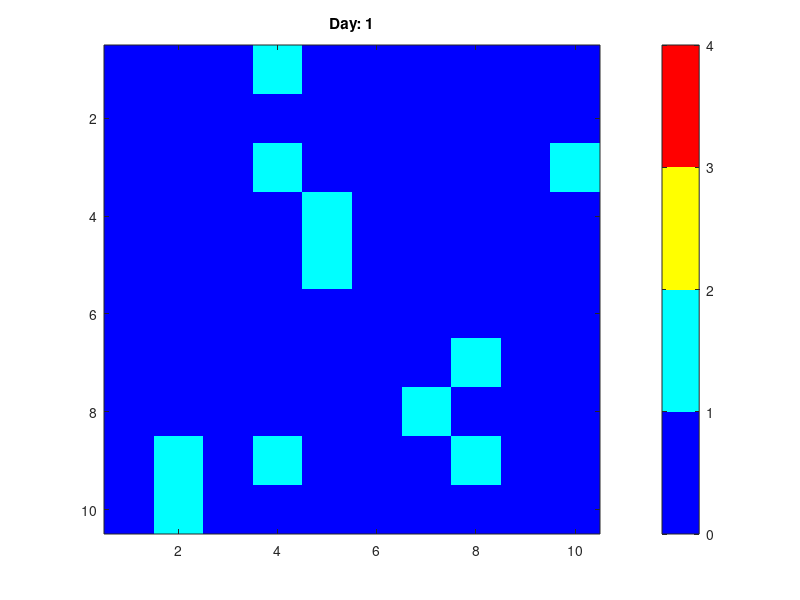

Recreate this plot in MATLAB. (Note: this script raises an error after producing the figure.)
% Jackson Prettyman, Matt Bass, Will Johnson
% May 10, 2021
% CA model of COVID infection accross a population

% figure dimensions
rows= 10; %number of rows 
cols = 10; %number of cols
x = 1:rows;
y = 1:cols; 

% simulation constants
days = 14; % number of days
number_iterations = days; % number of iterations 

% creating grid
cell_value = zeros(rows, cols);
cell_value_extend = zeros(rows + 2, cols + 2);
observation_period = {};
observation_period_extend = {};

% constants
length_of_infection = 2; % length in days that infection lasts
length_of_immunity = 5;
transmission_constant = .25; % chance a susceptible becomes infected ...
                             % when interacting with 1 infected
chance_of_death = .05;
chance_of_qurantine = .30;
chance_of_mask = .5;
                             
%cell states
susceptible_state = 0; 
exposed_state = 1;
infectious_state = 2;
recovered_state = 3;
dead_state = 9;
infected_quarantine_state = 10; %goes to 14 
susceptible_quarantine_state = 16; %goes to 20



% neighbor function for use in infection simulation
% input: coordinates of grid extended
% output: odds of infection given number of infected around susceptible
probability_of_infection = @(x, y, cell_value_ex) ...
    ((transmission_constant) ...
    * ((cell_value_ex(x + 1, y) == infectious_state && rand < chance_of_mask) ...
    + (cell_value_ex(x - 1, y) == infectious_state && rand < chance_of_mask)  ...
    + (cell_value_ex(x, y + 1) == infectious_state && rand < chance_of_mask)  ...
    + (cell_value_ex(x, y - 1) == infectious_state && rand < chance_of_mask)));

% initial population values
total_population = rows * cols; % total number of people

% initialization probabilities
probability_initially_susceptible = 0.9; % probability to start susceptible 

% initializing the grid and grid list
initial_infected = 0;
for j = x
    for k = y
        if rand > probability_initially_susceptible
            cell_value(j, k) = cell_value(j, k) + 1;
            initial_infected = initial_infected + 1;
        end
    end
end

cell_value_extend(2:rows + 1, 2:cols + 1) = cell_value;
observation_period{1} = cell_value;
observation_period_extend{1} = cell_value_extend;

% population arrays
susceptible_array = zeros(1, number_iterations);
susceptible_array(1) = total_population - initial_infected;
infected_array = zeros(1, number_iterations);
infected_array(1) = initial_infected;
recovered_array = zeros(1, number_iterations);

for i = 2:number_iterations    
     cell_value = observation_period{i - 1};
     cell_value_extend = observation_period_extend{i - 1};
     for row = 2:rows + 1
         for col = 2:cols + 1
             if cell_value(row - 1, col - 1) == 0
                cell_value(row - 1, col - 1) = ...
                    cell_value(row - 1, col - 1) + (rand < ...
                    probability_of_infection(row, col, cell_value_extend));
                if probability_of_infection(row, col, cell_value_extend) ~= ...
                        0 && cell_value(row - 1, col - 1) == 0 && ...
                        rand <= chance_of_qurantine
                    cell_value(row - 1, col - 1) = ...
                        susceptible_quarantine_state;
                end
                    
             elseif (cell_value(row - 1, col - 1) > 0 && ...
                 cell_value(row - 1, col - 1) < 8) || ...
                 (cell_value(row - 1, col - 1)>dead_state && ...
                   cell_value(row - 1, col - 1)<15) || ...
                   (cell_value(row - 1, col - 1) >= ...
                   susceptible_quarantine_state && ...
                   cell_value(row - 1, col - 1) < ...
                   susceptible_quarantine_state + length_of_infection)
                cell_value(row - 1, col - 1) = ...
                    cell_value(row - 1, col - 1) + 1;
                if ((cell_value(row - 1, col - 1) > 0 && ...
                   cell_value(row - 1, col - 1)<3)|| ...
                   (cell_value(row - 1, col - 1)>dead_state && ...
                   cell_value(row - 1, col - 1)<15))...
                        && rand<= chance_of_death
                    cell_value(row - 1, col - 1) = dead_state;
                end
                if cell_value(row - 1, col - 1) > susceptible_state && ...
                        cell_value(row - 1, col - 1) < infectious_state && ...
                        rand <= chance_of_qurantine
                    cell_value(row - 1, col - 1) = infected_quarantine_state;
                end
                    
                if cell_value(row - 1, col - 1) == recovered_state+...
                   length_of_immunity || ...
                   cell_value(row - 1, col - 1) == ...
                   infected_quarantine_state + length_of_immunity || ...
                   cell_value(row - 1, col - 1) == ...
                   susceptible_quarantine_state + length_of_infection
                    cell_value(row - 1, col - 1) = susceptible_state;
                    
                end
             end
         end 
     end
     cell_value_extend(2:rows + 1, 2:cols + 1) = cell_value;
     observation_period{i} = cell_value;
     observation_period_extend{i} = cell_value_extend;
end






%Plotting the CA for each time step

upper_cv_bound = 4;
lower_cv_bound = 0;

%set the color map
set(groot,'DefaultFigureColormap',jet(4));
figure;
for i=1:1:number_iterations
    
    ca_model = observation_period{i};
   
    %Get max and mic cell value for the entire CA simulation
    
    imagesc(ca_model);
    caxis([lower_cv_bound,upper_cv_bound]);
    title(sprintf('Day: %d',i));
    cbh = colorbar();
    cbh.Ticks = linspace(0, 4, 1); 
    hold;
    axis equal; axis tight; axis xy;
    
    %wait to go onto next image
    fprintf('Waiting for any key to be pressed\n');
    w = waitforbuttonpress;
end